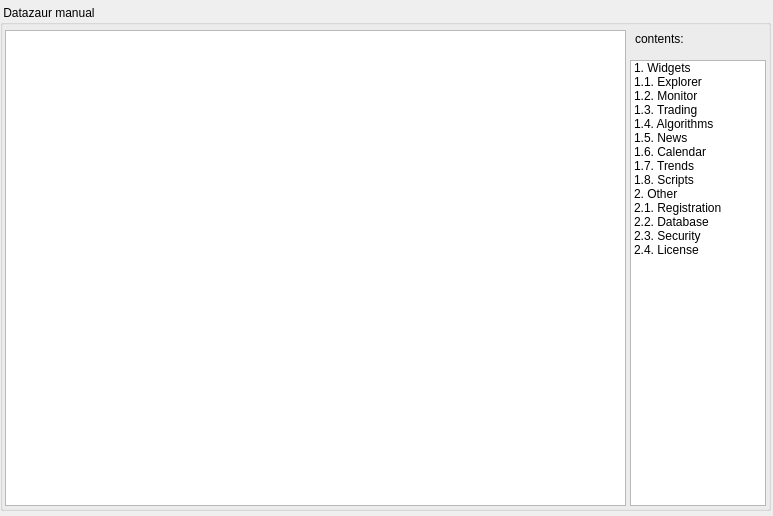
<?xml version="1.0" encoding="UTF-8"?>
<ui version="4.0">
 <class>Form</class>
 <widget class="QWidget" name="Form">
  <property name="geometry">
   <rect>
    <x>0</x>
    <y>0</y>
    <width>773</width>
    <height>516</height>
   </rect>
  </property>
  <property name="windowTitle">
   <string>Form</string>
  </property>
  <widget class="QGroupBox" name="groupBox">
   <property name="geometry">
    <rect>
     <x>0</x>
     <y>5</y>
     <width>771</width>
     <height>506</height>
    </rect>
   </property>
   <property name="title">
    <string> Datazaur manual</string>
   </property>
   <widget class="QTextBrowser" name="textBrowser">
    <property name="geometry">
     <rect>
      <x>5</x>
      <y>25</y>
      <width>621</width>
      <height>476</height>
     </rect>
    </property>
    <property name="html">
     <string>&lt;!DOCTYPE HTML PUBLIC &quot;-//W3C//DTD HTML 4.0//EN&quot; &quot;http://www.w3.org/TR/REC-html40/strict.dtd&quot;&gt;
&lt;html&gt;&lt;head&gt;&lt;meta name=&quot;qrichtext&quot; content=&quot;1&quot; /&gt;&lt;style type=&quot;text/css&quot;&gt;
p, li { white-space: pre-wrap; }
&lt;/style&gt;&lt;/head&gt;&lt;body style=&quot; font-family:'Ubuntu'; font-size:11pt; font-weight:400; font-style:normal;&quot;&gt;
&lt;p style=&quot;-qt-paragraph-type:empty; margin-top:0px; margin-bottom:0px; margin-left:0px; margin-right:0px; -qt-block-indent:0; text-indent:0px;&quot;&gt;&lt;br /&gt;&lt;/p&gt;
&lt;p style=&quot;-qt-paragraph-type:empty; margin-top:0px; margin-bottom:0px; margin-left:0px; margin-right:0px; -qt-block-indent:0; text-indent:0px;&quot;&gt;&lt;br /&gt;&lt;/p&gt;&lt;/body&gt;&lt;/html&gt;</string>
    </property>
   </widget>
   <widget class="QLabel" name="label">
    <property name="geometry">
     <rect>
      <x>635</x>
      <y>21</y>
      <width>67</width>
      <height>26</height>
     </rect>
    </property>
    <property name="text">
     <string>contents:</string>
    </property>
   </widget>
   <widget class="QListWidget" name="listWidget">
    <property name="geometry">
     <rect>
      <x>630</x>
      <y>55</y>
      <width>136</width>
      <height>446</height>
     </rect>
    </property>
    <property name="styleSheet">
     <string notr="true">font: 13pt &quot;Ubuntu&quot;;</string>
    </property>
    <item>
     <property name="text">
      <string>1. Widgets</string>
     </property>
    </item>
    <item>
     <property name="text">
      <string>1.1. Explorer</string>
     </property>
    </item>
    <item>
     <property name="text">
      <string>1.2. Monitor</string>
     </property>
    </item>
    <item>
     <property name="text">
      <string>1.3. Trading</string>
     </property>
    </item>
    <item>
     <property name="text">
      <string>1.4. Algorithms</string>
     </property>
    </item>
    <item>
     <property name="text">
      <string>1.5. News</string>
     </property>
    </item>
    <item>
     <property name="text">
      <string>1.6. Calendar</string>
     </property>
    </item>
    <item>
     <property name="text">
      <string>1.7. Trends</string>
     </property>
    </item>
    <item>
     <property name="text">
      <string>1.8. Scripts</string>
     </property>
    </item>
    <item>
     <property name="text">
      <string>2. Other</string>
     </property>
    </item>
    <item>
     <property name="text">
      <string>2.1. Registration</string>
     </property>
    </item>
    <item>
     <property name="text">
      <string>2.2. Database</string>
     </property>
    </item>
    <item>
     <property name="text">
      <string>2.3. Security</string>
     </property>
    </item>
    <item>
     <property name="text">
      <string>2.4. License</string>
     </property>
    </item>
   </widget>
  </widget>
 </widget>
 <resources/>
 <connections/>
</ui>
